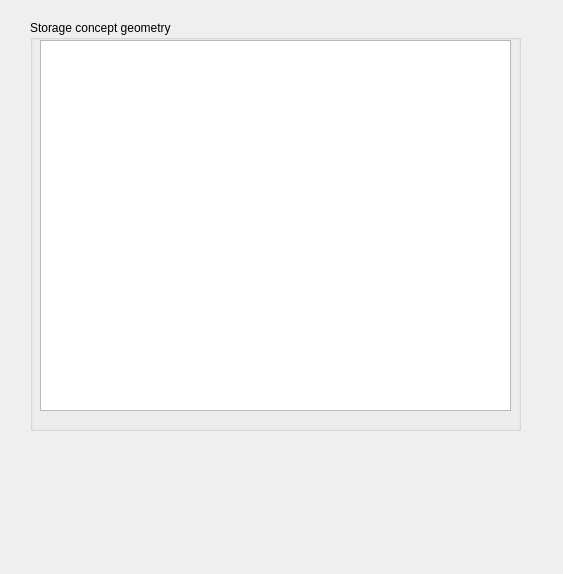
<ui version="4.0" >
 <class>MatisseGeomForm</class>
 <widget class="QWidget" name="MatisseGeomForm" >
  <property name="geometry" >
   <rect>
    <x>0</x>
    <y>0</y>
    <width>563</width>
    <height>574</height>
   </rect>
  </property>
  <property name="windowTitle" >
   <string>Form</string>
  </property>
  <widget class="QGroupBox" name="groupBox" >
   <property name="geometry" >
    <rect>
     <x>30</x>
     <y>20</y>
     <width>491</width>
     <height>411</height>
    </rect>
   </property>
   <property name="title" >
    <string>Storage concept geometry</string>
   </property>
   <widget class="QTableView" name="tableView" >
    <property name="geometry" >
     <rect>
      <x>10</x>
      <y>20</y>
      <width>471</width>
      <height>371</height>
     </rect>
    </property>
   </widget>
  </widget>
 </widget>
 <resources/>
 <connections/>
</ui>
